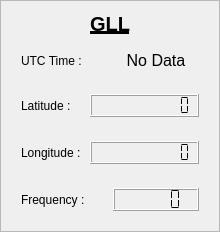
             <widget class="QFrame" name="verticalFrame_gll">
              <property name="frameShape">
               <enum>QFrame::Shape::StyledPanel</enum>
              </property>
              <layout class="QVBoxLayout" name="verticalLayout_15">
               <item>
                <widget class="QLabel" name="label_34">
                 <property name="sizePolicy">
                  <sizepolicy hsizetype="Preferred" vsizetype="Maximum">
                   <horstretch>0</horstretch>
                   <verstretch>0</verstretch>
                  </sizepolicy>
                 </property>
                 <property name="font">
                  <font>
                   <pointsize>15</pointsize>
                   <bold>true</bold>
                   <underline>true</underline>
                  </font>
                 </property>
                 <property name="text">
                  <string>GLL</string>
                 </property>
                 <property name="alignment">
                  <set>Qt::AlignmentFlag::AlignCenter</set>
                 </property>
                </widget>
               </item>
               <item>
                <layout class="QHBoxLayout" name="horizontalLayout_46">
                 <property name="leftMargin">
                  <number>9</number>
                 </property>
                 <property name="topMargin">
                  <number>9</number>
                 </property>
                 <property name="rightMargin">
                  <number>9</number>
                 </property>
                 <property name="bottomMargin">
                  <number>9</number>
                 </property>
                 <item>
                  <widget class="QLabel" name="label_45">
                   <property name="text">
                    <string>UTC Time :</string>
                   </property>
                  </widget>
                 </item>
                 <item>
                  <widget class="QLabel" name="label_utcTime_gll">
                   <property name="sizePolicy">
                    <sizepolicy hsizetype="Preferred" vsizetype="Maximum">
                     <horstretch>0</horstretch>
                     <verstretch>0</verstretch>
                    </sizepolicy>
                   </property>
                   <property name="font">
                    <font>
                     <pointsize>12</pointsize>
                    </font>
                   </property>
                   <property name="text">
                    <string>No Data</string>
                   </property>
                   <property name="alignment">
                    <set>Qt::AlignmentFlag::AlignCenter</set>
                   </property>
                  </widget>
                 </item>
                </layout>
               </item>
               <item>
                <layout class="QHBoxLayout" name="horizontalLayout_25">
                 <property name="leftMargin">
                  <number>9</number>
                 </property>
                 <property name="topMargin">
                  <number>9</number>
                 </property>
                 <property name="rightMargin">
                  <number>9</number>
                 </property>
                 <property name="bottomMargin">
                  <number>9</number>
                 </property>
                 <item>
                  <widget class="QLabel" name="label_37">
                   <property name="text">
                    <string>Latitude :</string>
                   </property>
                  </widget>
                 </item>
                 <item>
                  <widget class="QLCDNumber" name="lcdNumber_latitude_gll">
                   <property name="sizePolicy">
                    <sizepolicy hsizetype="Minimum" vsizetype="Maximum">
                     <horstretch>0</horstretch>
                     <verstretch>0</verstretch>
                    </sizepolicy>
                   </property>
                   <property name="digitCount">
                    <number>10</number>
                   </property>
                   <property name="segmentStyle">
                    <enum>QLCDNumber::SegmentStyle::Flat</enum>
                   </property>
                  </widget>
                 </item>
                </layout>
               </item>
               <item>
                <layout class="QHBoxLayout" name="horizontalLayout_27">
                 <property name="leftMargin">
                  <number>9</number>
                 </property>
                 <property name="topMargin">
                  <number>9</number>
                 </property>
                 <property name="rightMargin">
                  <number>9</number>
                 </property>
                 <property name="bottomMargin">
                  <number>9</number>
                 </property>
                 <item>
                  <widget class="QLabel" name="label_38">
                   <property name="text">
                    <string>Longitude : </string>
                   </property>
                  </widget>
                 </item>
                 <item>
                  <widget class="QLCDNumber" name="lcdNumber_longitude_gll">
                   <property name="sizePolicy">
                    <sizepolicy hsizetype="Minimum" vsizetype="Maximum">
                     <horstretch>0</horstretch>
                     <verstretch>0</verstretch>
                    </sizepolicy>
                   </property>
                   <property name="digitCount">
                    <number>10</number>
                   </property>
                   <property name="segmentStyle">
                    <enum>QLCDNumber::SegmentStyle::Flat</enum>
                   </property>
                  </widget>
                 </item>
                </layout>
               </item>
               <item>
                <layout class="QHBoxLayout" name="horizontalLayout_28">
                 <property name="leftMargin">
                  <number>9</number>
                 </property>
                 <property name="topMargin">
                  <number>9</number>
                 </property>
                 <property name="rightMargin">
                  <number>9</number>
                 </property>
                 <property name="bottomMargin">
                  <number>9</number>
                 </property>
                 <item>
                  <widget class="QLabel" name="label_39">
                   <property name="text">
                    <string>Frequency :</string>
                   </property>
                  </widget>
                 </item>
                 <item>
                  <widget class="QLCDNumber" name="lcdNumber_frequency_gll">
                   <property name="sizePolicy">
                    <sizepolicy hsizetype="Minimum" vsizetype="Maximum">
                     <horstretch>0</horstretch>
                     <verstretch>0</verstretch>
                    </sizepolicy>
                   </property>
                   <property name="segmentStyle">
                    <enum>QLCDNumber::SegmentStyle::Flat</enum>
                   </property>
                  </widget>
                 </item>
                </layout>
               </item>
              </layout>
             </widget>
